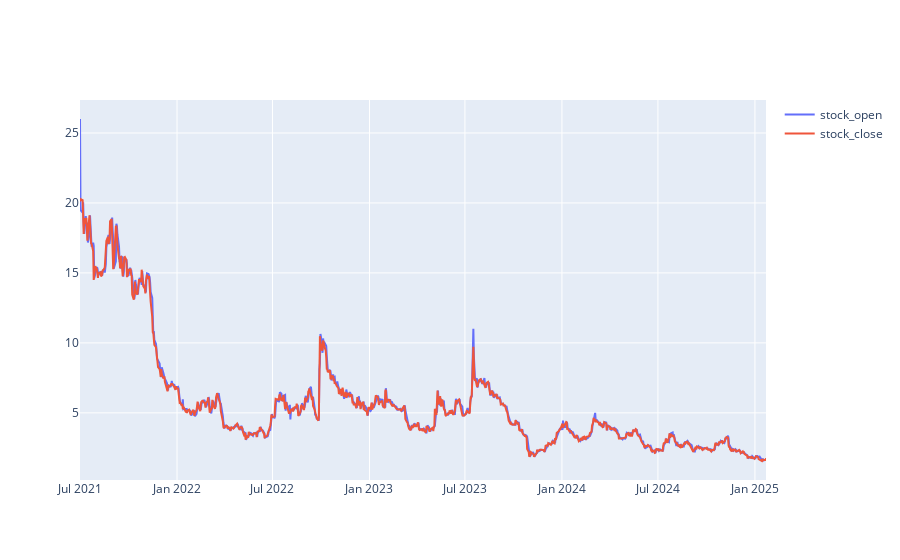

Notebook code for this chart:
### Code cell
# Get data and print general information
ticker_symbol = "ABOS"
data = getDayData(ticker_symbol)

print("Columns:\n", ' - ',list(data.columns))
print("Length:\n", ' - ',len(data))
print("First and Last:\n", ' - ', data.values[0], '\n - ', data.values[-1])

fig = go.Figure()
fig.add_trace(go.Scatter(x=data['Date'], y=data['Open'], name="stock_open"))
fig.add_trace(go.Scatter(x=data['Date'], y=data['Close'], name="stock_close"))

### Figure 1 — Plotly figure (JSON) as saved in the notebook; plotly's stock layout.template omitted (floating-point values rounded to 4 significant figures; data arrays with more than 128 entries replaced by an {"elided": "..."} marker saying what was removed)
{"data": [{"name": "stock_open", "type": "scatter", "x": {"elided": "894 str values"}, "y": {"elided": "894 float values"}}, {"name": "stock_close", "type": "scatter", "x": {"elided": "894 str values"}, "y": {"elided": "894 float values"}}], "layout": {}}
